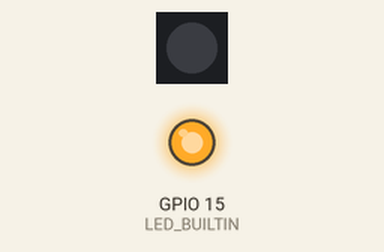
Recording of a sketch running on a simulated ESP32-C6. Shown: 1 RGB LEDs in strip order, left to right, output pins drawn as LEDs (lit = HIGH). Dim RGB values are drawn brighter than linear; what the sketch prints to the serial monitor is not drawn.

Above: at 0.15 s.
At 10.71 s:
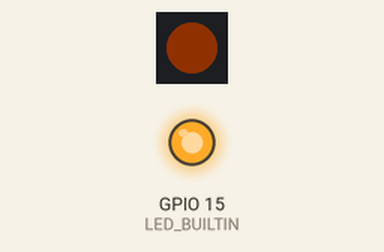
At 19.8 s:
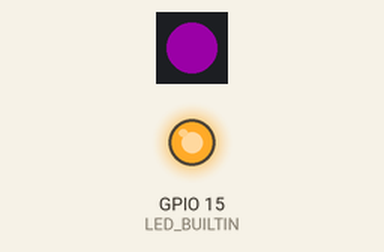
At 39.68 s:
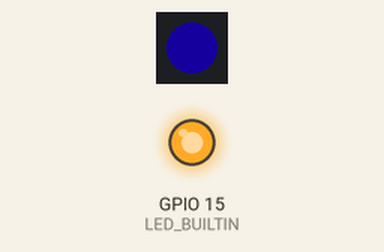
Timing chart, 0 to 40.0 s (numbered marks = the images above):
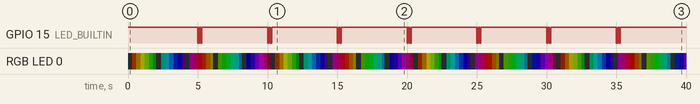

Measured:
- by itself, GPIO 15 (LED_BUILTIN): repeats every 5.0 s: HIGH 0.10 s, LOW 0.10 s, HIGH 4.7 s, LOW 0.10 s
- by itself, RGB LED 0: off → RGB(14, 5, 0) at 0.30 s, → RGB(29, 20, 0) 0.30 s later, → RGB(42, 44, 0) 0.30 s later, → RGB(24, 41, 0) 0.30 s later, … (136 changes in this stretch)

The sketch:

led.ino
```cpp
/*
 * ESP32-C6 Super Mini - LED Effects
 *
 * This sketch:
 * - Blinks built-in LED twice every 5 seconds
 * - RGB LED displays pulsing rainbow effect
 *
 * Note: Battery LED is hardware-controlled by charging IC, not software controllable
 */

#include <Adafruit_NeoPixel.h>

// ESP32-C6 Super Mini pin definitions
#define LED_BUILTIN 15
#define RGB_LED_PIN 8

// NeoPixel configuration
#define NUM_PIXELS 1
Adafruit_NeoPixel rgb(NUM_PIXELS, RGB_LED_PIN, NEO_GRB + NEO_KHZ800);

// Timing variables
unsigned long lastBlinkTime = 0;
unsigned long lastRainbowUpdate = 0;

// Rainbow effect variables
uint16_t rainbowHue = 0;
uint8_t rainbowBrightness = 0;
bool brightnessIncreasing = true;

// Blink state
int blinkCount = 0;
bool blinkInProgress = false;
unsigned long blinkPhaseTime = 0;

void setup() {
  // Initialize Serial communication
  Serial.begin(115200);
  while (!Serial) {
    delay(10);
  }


  // Initialize built-in LED
  pinMode(LED_BUILTIN, OUTPUT);
  digitalWrite(LED_BUILTIN, HIGH);  // OFF (active-low)

  // Initialize RGB LED
  rgb.begin();
  rgb.setBrightness(50);  // Cap brightness at ~20%
  rgb.clear();
  rgb.show();

  Serial.println("LEDs initialized.");
  Serial.println("Note: Battery LED is hardware-controlled and cannot be turned off via software.");
  Serial.println();
}

void loop() {
  unsigned long currentTime = millis();

  // Handle built-in LED blinking (twice every 5 seconds)
  handleBlinkLED(currentTime);

  // Handle RGB rainbow pulsing effect
  handleRainbowPulse(currentTime);
}

void handleBlinkLED(unsigned long currentTime) {
  // Start blink sequence every 5 seconds
  if (!blinkInProgress && (currentTime - lastBlinkTime >= 5000)) {
    blinkInProgress = true;
    blinkCount = 0;
    blinkPhaseTime = currentTime;
    lastBlinkTime = currentTime;
  }

  // Handle blink sequence (2 blinks)
  if (blinkInProgress) {
    unsigned long elapsed = currentTime - blinkPhaseTime;

    // Each blink: 100ms ON, 100ms OFF
    if (blinkCount < 2) {
      if (elapsed < 100) {
        digitalWrite(LED_BUILTIN, LOW);   // ON (active-low)
      } else if (elapsed < 200) {
        digitalWrite(LED_BUILTIN, HIGH);  // OFF
      } else {
        blinkCount++;
        blinkPhaseTime = currentTime;
      }
    } else {
      blinkInProgress = false;
      digitalWrite(LED_BUILTIN, HIGH);  // Ensure OFF
    }
  }
}

void handleRainbowPulse(unsigned long currentTime) {
  // Update every 20ms for smooth animation
  if (currentTime - lastRainbowUpdate >= 20) {
    lastRainbowUpdate = currentTime;

    // Update hue for rainbow cycling
    rainbowHue += 256;  // Cycle through all colors
    if (rainbowHue >= 65536) {
      rainbowHue = 0;
    }

    // Update brightness for pulsing effect
    if (brightnessIncreasing) {
      rainbowBrightness += 5;
      if (rainbowBrightness >= 255) {
        rainbowBrightness = 255;
        brightnessIncreasing = false;
      }
    } else {
      if (rainbowBrightness <= 5) {
        rainbowBrightness = 0;
        brightnessIncreasing = true;
      } else {
        rainbowBrightness -= 5;
      }
    }

    // Convert HSV to RGB and apply brightness
    uint32_t color = rgb.ColorHSV(rainbowHue, 255, rainbowBrightness);
    rgb.setPixelColor(0, color);
    rgb.show();
  }
}
```
